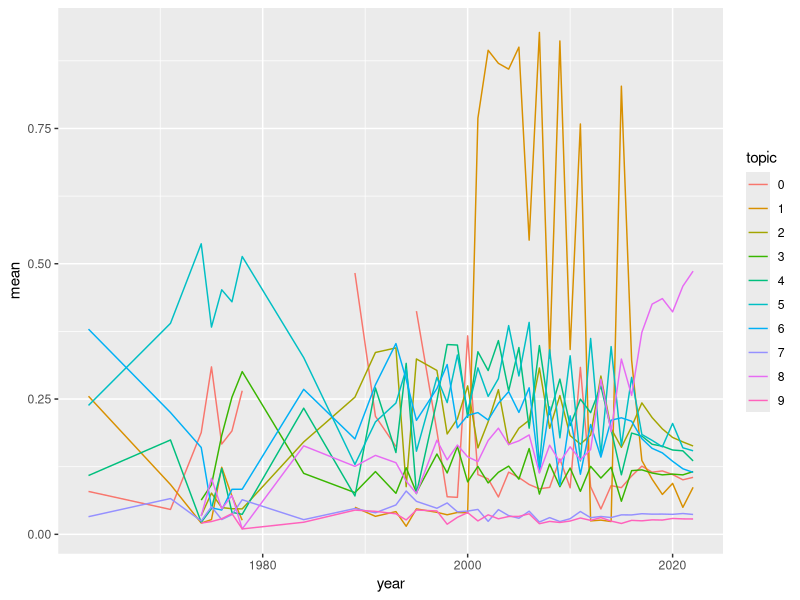
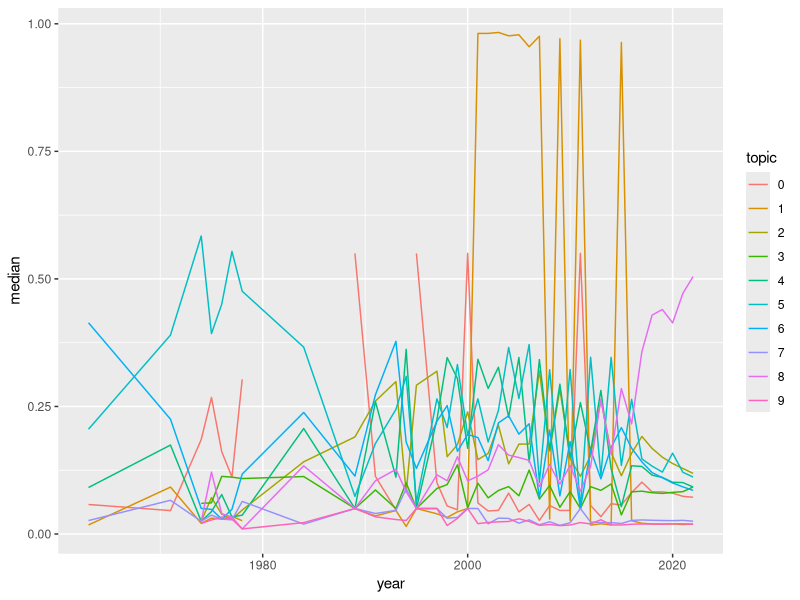
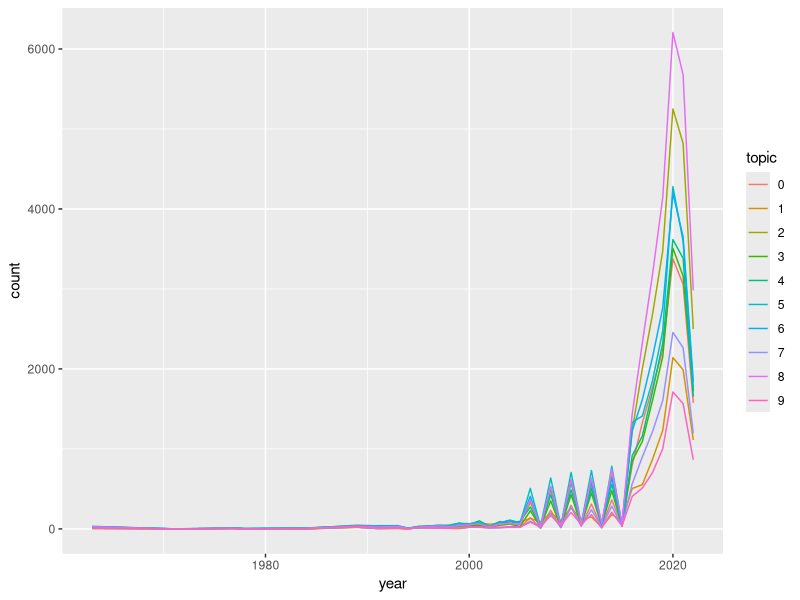

The R script that drew these images, in order:
## ---- chunk 1
library(tidyverse)
library(ggplot2)

data = read_csv('data/topic_distribution_year.csv', skip = 1) %>% 
  select(-'...1') %>% 
  rename(year = '...2', topic = '...3')%>% 
  mutate( topic = as.character(topic)) 


## ---- chunk 2
data %>% 
  ggplot(aes(year, mean, color = topic))+ 
  geom_line()
## ---- chunk 3
data %>% 
  ggplot(aes(year, median, color = topic))+ 
  geom_line()
## ---- chunk 4
data %>% 
  ggplot(aes(year, count, color = topic))+ 
  geom_line()
